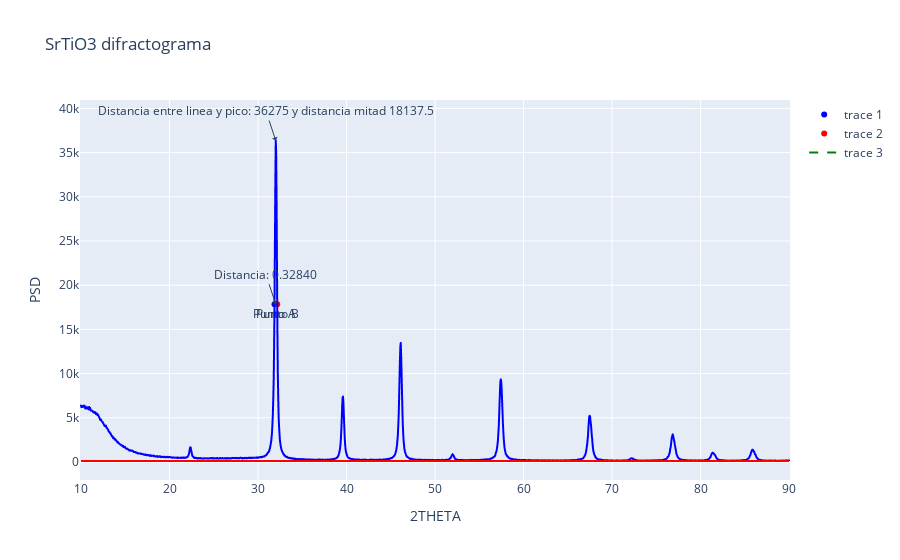

Notebook code for this chart:
### Markdown cell above
## Creamos la gráfica interactiva para la formula de Debye-Scherrer

En esta parte del código se obtienen los puntos más relevantes de la gráfica y se les da un tratamiento para poder trabajar con ellos.

### Code cell
df = pd.read_csv('data.csv')

y_position_value_global = 100
beta_constant_value = 0


fig = px.line(df, x=' 2THETA', y=' PSD', labels={'Name': '2theta', 'Value': 'values'}, title='SrTiO3 difractograma')
fig.update_traces(line=dict(color='blue')) 

# Add a line parallel to x-axis at y_position_value
fig.add_shape(
    type='line',
    x0=df[' 2THETA'].min(),
    y0=y_position_value_global,
    x1=df[' 2THETA'].max(),
    y1=y_position_value_global,
    line=dict(color='red', width=2, dash='solid')
)

#-------------------------------------------------
#Se calcula la altura máxima en de la reflexión más grande:
altura_reflexion_max = max(df[' PSD'].values) - y_position_value_global
# indice reflexión más alta
indice_refle_mas_alta = df[df[' PSD'] == max(df[' PSD'].values)].index[0]
#print(indice_refle_mas_alta)
# Obtenemos la mitad de la distancia con de la reflexión mas grande usando el punto de referencia
given_PSD_value = altura_reflexion_max/2

# Se calcula la diferencia absoluta entre los dos valores dados y todos los datos de la columna PSD.
df['Absolute_Difference'] = abs(df[' PSD'] - given_PSD_value)


# Encuentra la fila con la menor diferencia encontrada
closest_index = df['Absolute_Difference'].idxmin()

closest_2THETA_value = df.loc[closest_index, ' 2THETA']
closest_PSD_value = df.loc[closest_index, ' PSD']

# Encontramos el siguiente valor más cercano
next_upper_values = df[df[' PSD'] > given_PSD_value]
if not next_upper_values.empty:
    next_upper_index = next_upper_values[' PSD'].idxmin()
    next_upper_2THETA = df.loc[next_upper_index, ' 2THETA']
    next_upper_PSD = df.loc[next_upper_index, ' PSD']

#-------------------------------------------------

promedio_de_dos_puntos = ((df[' 2THETA'][next_upper_index] + df[' 2THETA'][next_upper_index + 1])/2) + 0.003

# Agregamos dos puntos con las coordenadas de closes index y el promedio de 2theta en el next_upper_index y next_upper_index + 1
fig.add_trace(go.Scatter(x=[df[' 2THETA'][closest_index]], y=[df[' PSD'][closest_index]], mode='markers+text', text='Punto A', textposition='bottom center', marker=dict(color='blue')))
fig.add_trace(go.Scatter(x=[promedio_de_dos_puntos], y=[df[' PSD'][closest_index]], mode='markers+text', text='Punto B', textposition='bottom center', marker=dict(color='red')))


# Creamos una linea entre esos cos puntos
fig.add_trace(go.Scatter(x=[df[' 2THETA'][closest_index], promedio_de_dos_puntos], y=[df[' PSD'][closest_index], df[' PSD'][closest_index]], mode='lines', line=dict(color='green', dash='dash')))


# Se calcula la distancia con la formula euclidiana
def calculate_fwhm(index):
    half_max = df[' PSD'][index] / 2  # Half of the peak's maximum value
    left_bound = np.where(df[' PSD'][:index] < half_max)[0][-1]  # Left boundary
    right_bound = np.where(df[' PSD'][index:] < half_max)[0][0] + index  # Right boundary
    fwhm = df[' 2THETA'][right_bound] - df[' 2THETA'][left_bound]  # FWHM calculation
    return fwhm

beta_constant_value = calculate_fwhm(indice_refle_mas_alta)  #Se guardan los datos en la variable global
distance_two_points = beta_constant_value
# Se agrega una anotación con esta distancia
fig.add_annotation(
    x=(next_upper_2THETA + closest_2THETA_value)/2,
    y=df[' PSD'][closest_index],
    text=f'Distancia: {distance_two_points:.5f}', # Ponemos la distancia con 3 puntos decimales
    showarrow=True,
    arrowhead=1,
)

fig.add_annotation(
    x=(next_upper_2THETA + closest_2THETA_value)/2,
    y=df[' PSD'][closest_index + 3],
    text=f'Distancia entre linea y pico: {altura_reflexion_max} y distancia mitad {altura_reflexion_max/2}', # Ponemos la distancia con 3 puntos decimales
    showarrow=True,
    arrowhead=1,
)

fig.show()

### Figure 1 — Plotly figure (JSON) as saved in the notebook; plotly's stock layout.template omitted (floating-point values rounded to 4 significant figures; data arrays with more than 128 entries replaced by an {"elided": "..."} marker saying what was removed)
{"data": [{"hovertemplate": " 2THETA=%{x}<br> PSD=%{y}<extra></extra>", "legendgroup": "", "line": {"color": "blue", "dash": "solid"}, "marker": {"symbol": "circle"}, "mode": "lines", "name": "", "showlegend": false, "type": "scattergl", "x": {"elided": "1706 float values"}, "xaxis": "x", "y": {"elided": "1706 int values"}, "yaxis": "y"}, {"marker": {"color": "blue"}, "mode": "markers+text", "text": "Punto A", "textposition": "bottom center", "type": "scatter", "x": [31.86], "y": [17860]}, {"marker": {"color": "red"}, "mode": "markers+text", "text": "Punto B", "textposition": "bottom center", "type": "scatter", "x": [32.17], "y": [17860]}, {"line": {"color": "green", "dash": "dash"}, "mode": "lines", "type": "scatter", "x": [31.86, 32.17], "y": [17860, 17860]}], "layout": {"annotations": [{"arrowhead": 1, "showarrow": true, "text": "Distancia: 0.32840", "x": 32.0, "y": 17860}, {"arrowhead": 1, "showarrow": true, "text": "Distancia entre linea y pico: 36275 y distancia mitad 18137.5", "x": 32.0, "y": 36375}], "autosize": true, "legend": {"tracegroupgap": 0}, "shapes": [{"line": {"color": "red", "dash": "solid", "width": 2}, "type": "line", "x0": 10, "x1": 89.98, "y0": 100, "y1": 100}], "title": {"text": "SrTiO3 difractograma"}, "xaxis": {"anchor": "y", "autorange": true, "domain": [0, 1], "range": [9.913, 90.07], "showspikes": false, "title": {"text": " 2THETA"}, "type": "linear"}, "yaxis": {"anchor": "x", "autorange": true, "domain": [0, 1], "range": [-2370.0, 47270.0], "showspikes": false, "title": {"text": " PSD"}, "type": "linear"}}}
